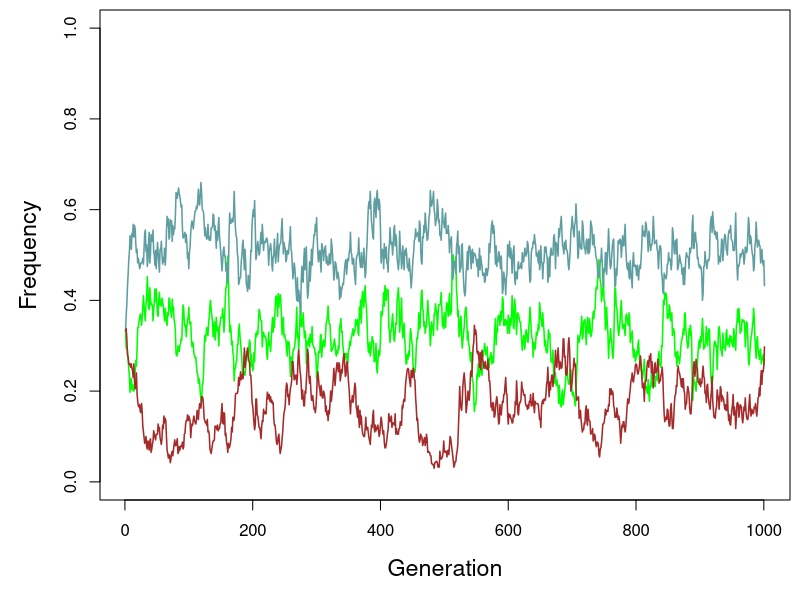

Here is the R script that generated this plot:
## 3 morph evolutionary dynamics model for T. cristinae

## function for one generation evolutionary change
evolv<-function(W=NA,N=100,ff=NA){
	## W vector of fitnesses for GG, SS, MM, GS, GM, SM
	## N population size
	## ff list of G = genotype frequencies: GG, SS, MM, GS, GM, SM
	## and p allele frequencies: G, S, M
	gen<-rmultinom(n=1,size=N,prob=ff$G*W)
	fG<-(gen[1]+.5*gen[4]+.5*gen[5])/N
	fS<-(gen[2]+.5*gen[4]+.5*gen[6])/N
	fM<-(gen[3]+.5*gen[5]+.5*gen[6])/N
	out<-list(G=c(fG^2,fS^2,fM^2,2*fG*fS,2*fG*fM,2*fS*fM),p=c(fG,fS,fM))
	return(out)
}

## function for NFDS for green and stripe
## returns green and stripe fitnesses based on frequencies
## and NFDS fitness function
nfds<-function(muw=0,betaw=0,mubar=0,betabar=0,nG=NA,nS=NA){
	## logit(wbar) = mubar + betabar * pstripe
	## wstripe/wbar = exp(muw + betaw * pstripe)
	## wgreen = 2wbar - wstripe
	## stripe frequency p = pstripe
	p<-nS/(nS+nG)

	## compute wbar
	lwbar<-mubar+betabar*p
	wbar<-1/(1+exp(-lwbar))

	## copmute wstripe
	wstripe<-wbar * exp(muw+ betaw * p)

	## compute wgreen
	wgreen<-2 * wbar - wstripe

	ww<-c(wgreen,wstripe)
	return(ww)
}

## posterior meands from nfdsfit.rdat
## mubar = -.87
## muw = 0.70 
## betabar = -0.26 
## betaw = -0.90
## consistent with replay paper
## nfds(muw = 0.7, betaw = -.9, mubar = -.87, betabar = -.26, nG=10, nS=10)



## main/control function
mainevolv<-function(p0=c(1/3,1/3,1/3),Wb=NA,N=200,muw=0,betaw=0,mubar=0,betabar=0,gen=100,pen=1,msd=0.01,odm=0.05,
		    fds=FALSE,fluct=FALSE){

	## p0 = initial frequency of G, S, and M
	## Wb = fixed or baseline fitness values for G, S, M
	## N = population size
	## logit(wbar) = mubar + betabar * pstripe
	## wstripe/wbar = exp(muw + betaw * pstripe)
	## wgreen = 2wbar - wstripe
	## pen = stripe penetrance
	## msd = sd on logit scale for melanic fitness
	## odm = overdominance increase on logit scale
	## loop over generations
	PM<-matrix(NA,nrow=gen+1,ncol=3)
	PM[1,]<-p0
	p<-p0
	for(i in 1:gen){
		## W vector of fitnesses for GG, SS, MM, GS, GM, SM
		W<-c(Wb,(Wb[2]*pen + Wb[1]*(1-pen)),Wb[1],Wb[2])
		Ngen<-N*c(p^2,2*p[1]*p[2],2*p[1]*p[3],2*p[2]*p[3]) 
		## determine stripe and green fitness from NFDS
		if(fds){
			nG<-Ngen[1]+(1-pen)*Ngen[4]+Ngen[5]
			nS<-Ngen[2]+pen*Ngen[4]+Ngen[6]
			wfds<-nfds(muw,betaw,mubar,betabar,nG,nS)
			W[c(1:2,4:6)]<-c(wfds,(wfds[2]*pen + wfds[1]*(1-pen)),wfds)
		}
		## add overdominance
		W[5]<-1/(1+exp(-1*(odm+log(W[5]/(1-W[5])))))	
		W[6]<-1/(1+exp(-1*(odm+log(W[6]/(1-W[6])))))
		## add environmental variation
		if(fluct){
			a<-rnorm(1,0,msd)
			W[3]<-1/(1+exp(-1*(a+log(W[3]/(1-W[3])))))
		}	
		ff<-list(G=Ngen/N,p=p)
		ff<-evolv(W=W,N=N,ff=ff)
		PM[i+1,]<-ff$p
		p<-ff$p
		if(max(p)==1){
			return(PM)
		}
	}
	return(PM)
}

o<- mainevolv(Wb=rep(.5,3),N=200,muw=.7,betaw=-.9,mubar=-.87,betabar=-.26,gen=1000,fds=TRUE)
o<- mainevolv(Wb=rep(.3,3),N=200,muw=.7,betaw=-.9,mubar=-.87,betabar=-.26,gen=1000,odm=.05,fds=TRUE)
o<- mainevolv(Wb=rep(.2,3),N=200,muw=.7,betaw=-.9,mubar=-.87,betabar=-.26,gen=1000,odm=.07,fds=TRUE)

pdf("t3example.pdf",width=5,height=5)
par(mar=c(5,5,.5,.5))
plot(o[,1],type='l',ylim=c(0,1),col="green",xlab="Generation",ylab="Frequency",cex.lab=1.4,lwd=1.5)
lines(o[,2],col="cadetblue",lwd=1.5)
lines(o[,3],col="brown",lwd=1.5)
dev.off()

